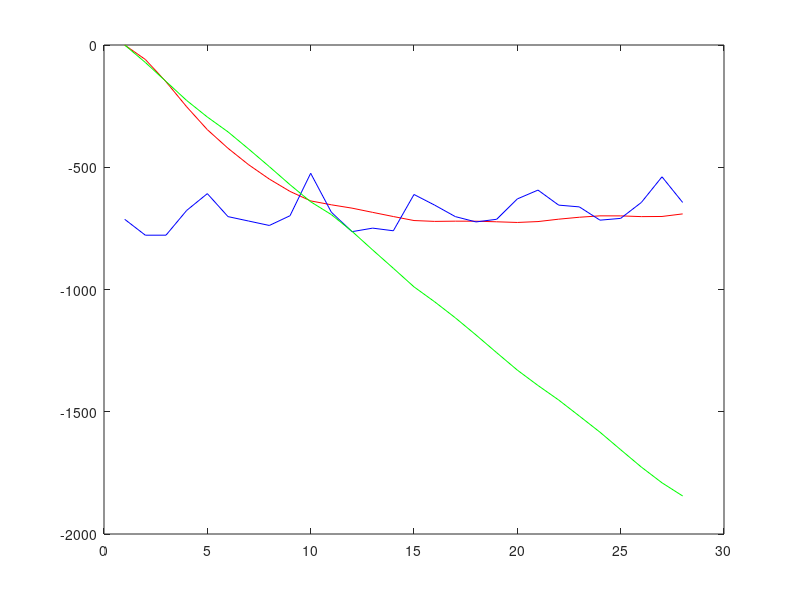

Write MATLAB code to recreate this figure.
% constants

T = 0.1;

% Create idealized system to match filter assumptions
% state is (position, velocity)'
% We are assuming Q, R, and P0 to be diagonal

A = [ 1 T
      0 1 ]

B = [ 0
      T ]

C = [ 1 0 ]

% process variance
Q = [ 1e-6 0
      0 1e-5 ]

% sensor noise variance
R = [ 1e-5 ]

% initial state estimate variance
P0 = [ 1e-4 0
       0 1e-4 ]

% Create some data
measurement = [0.00 -71.28 -149.07 -226.85 -294.51 -355.30 -425.49 -497.49 -571.30 -641.13 -693.59 -761.97 -838.31 -913.21 -989.19 -1050.33 -1115.82 -1186.01 -1258.37 -1329.65 -1392.60 -1451.94 -1517.43 -1583.64 -1655.28 -1726.19 -1790.59 -1844.50 -1908.90 ]

%create speed from taking difference
diff = []
for i = 1:(length(measurement) - 1)
    diff(i) = (measurement(i + 1) - measurement(i)) / T
end
% Design filter
%v Note that we can design filter in advance of seeing the data.
Pm = P0;
for i = 1:1000
 % measurement step
 S = C*Pm*C' + R;
 K = Pm*C'*inv(S);
 Pp = Pm - K*C*Pm;
 % prediction step
 Pm = A*Pp*A' + Q;
end

% Run the filter to create example output
sem = [ 0 0 ]'
for i = 1:length(measurement - 1)
 % measurement step
 sep = sem + K*(measurement(i)-C*sem);
 pose(i) = sep(1);
 vele(i) = sep(2);	   
 % prediction step
 sem = A*sep + B*-50;
end

% Let's plot the Kalman filter output
ii = 1:length(measurement - 1);
%plot(ii,pose,'b')
%plot(ii,measurement,'b')
%plot(ii,vele,'b')
%legend('KF velocity','true velocity')
%xlabel('sample (100Hz)')
plot(diff, 'r')
plot(vele, 'b')
x =1:1:length(diff);
plot(x,vele(1:length(diff)),'r',x,diff,'b', x, measurement(1:length(diff)), 'g');
